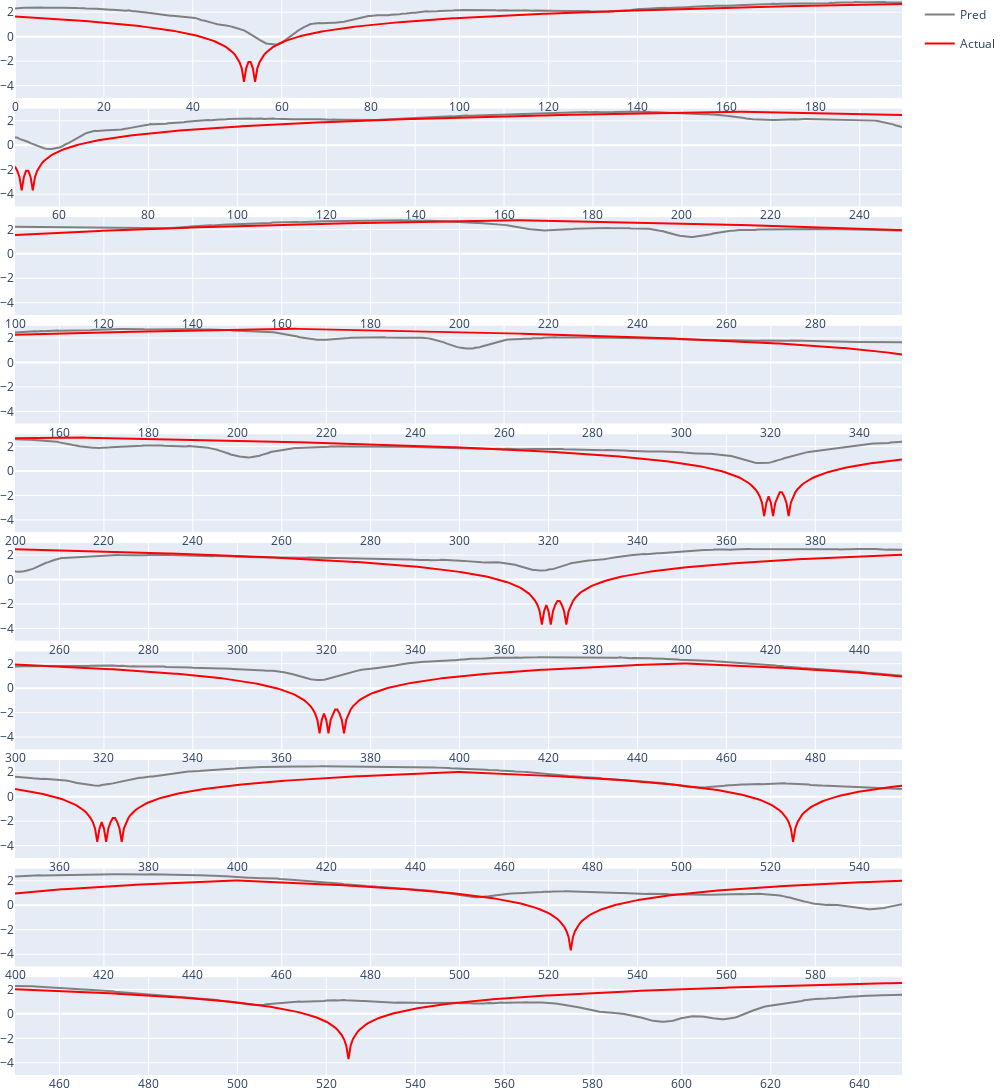

The code cell stored with this chart in its notebook:
### Code cell
num_debug = 10
out_len = 400
step = out_len // 4
start = 1*num_debug*step
#start = 18000
start = 0
debug(np.arange(num_debug)*step + start*2)

### Figure 1 — Plotly figure (JSON) as saved in the notebook; plotly's stock layout.template omitted (floating-point values rounded to 4 significant figures; data arrays with more than 128 entries replaced by an {"elided": "..."} marker saying what was removed)
{"data": [{"legendgroup": "g1", "line": {"color": "gray"}, "name": "Pred", "showlegend": true, "type": "scatter", "x": {"elided": "400 float values"}, "xaxis": "x", "y": {"elided": "400 float values"}, "yaxis": "y"}, {"legendgroup": "g3", "line": {"color": "red"}, "name": "Actual", "showlegend": true, "type": "scatter", "x": {"elided": "400 float values"}, "xaxis": "x", "y": {"elided": "400 float values"}, "yaxis": "y"}, {"legendgroup": "g1", "line": {"color": "gray"}, "name": "Pred", "showlegend": false, "type": "scatter", "x": {"elided": "400 float values"}, "xaxis": "x2", "y": {"elided": "400 float values"}, "yaxis": "y2"}, {"legendgroup": "g3", "line": {"color": "red"}, "name": "Actual", "showlegend": false, "type": "scatter", "x": {"elided": "400 float values"}, "xaxis": "x2", "y": {"elided": "400 float values"}, "yaxis": "y2"}, {"legendgroup": "g1", "line": {"color": "gray"}, "name": "Pred", "showlegend": false, "type": "scatter", "x": {"elided": "400 float values"}, "xaxis": "x3", "y": {"elided": "400 float values"}, "yaxis": "y3"}, {"legendgroup": "g3", "line": {"color": "red"}, "name": "Actual", "showlegend": false, "type": "scatter", "x": {"elided": "400 float values"}, "xaxis": "x3", "y": {"elided": "400 float values"}, "yaxis": "y3"}, {"legendgroup": "g1", "line": {"color": "gray"}, "name": "Pred", "showlegend": false, "type": "scatter", "x": {"elided": "400 float values"}, "xaxis": "x4", "y": {"elided": "400 float values"}, "yaxis": "y4"}, {"legendgroup": "g3", "line": {"color": "red"}, "name": "Actual", "showlegend": false, "type": "scatter", "x": {"elided": "400 float values"}, "xaxis": "x4", "y": {"elided": "400 float values"}, "yaxis": "y4"}, {"legendgroup": "g1", "line": {"color": "gray"}, "name": "Pred", "showlegend": false, "type": "scatter", "x": {"elided": "400 float values"}, "xaxis": "x5", "y": {"elided": "400 float values"}, "yaxis": "y5"}, {"legendgroup": "g3", "line": {"color": "red"}, "name": "Actual", "showlegend": false, "type": "scatter", "x": {"elided": "400 float values"}, "xaxis": "x5", "y": {"elided": "400 float values"}, "yaxis": "y5"}, {"legendgroup": "g1", "line": {"color": "gray"}, "name": "Pred", "showlegend": false, "type": "scatter", "x": {"elided": "400 float values"}, "xaxis": "x6", "y": {"elided": "400 float values"}, "yaxis": "y6"}, {"legendgroup": "g3", "line": {"color": "red"}, "name": "Actual", "showlegend": false, "type": "scatter", "x": {"elided": "400 float values"}, "xaxis": "x6", "y": {"elided": "400 float values"}, "yaxis": "y6"}, {"legendgroup": "g1", "line": {"color": "gray"}, "name": "Pred", "showlegend": false, "type": "scatter", "x": {"elided": "400 float values"}, "xaxis": "x7", "y": {"elided": "400 float values"}, "yaxis": "y7"}, {"legendgroup": "g3", "line": {"color": "red"}, "name": "Actual", "showlegend": false, "type": "scatter", "x": {"elided": "400 float values"}, "xaxis": "x7", "y": {"elided": "400 float values"}, "yaxis": "y7"}, {"legendgroup": "g1", "line": {"color": "gray"}, "name": "Pred", "showlegend": false, "type": "scatter", "x": {"elided": "400 float values"}, "xaxis": "x8", "y": {"elided": "400 float values"}, "yaxis": "y8"}, {"legendgroup": "g3", "line": {"color": "red"}, "name": "Actual", "showlegend": false, "type": "scatter", "x": {"elided": "400 float values"}, "xaxis": "x8", "y": {"elided": "400 float values"}, "yaxis": "y8"}, {"legendgroup": "g1", "line": {"color": "gray"}, "name": "Pred", "showlegend": false, "type": "scatter", "x": {"elided": "400 float values"}, "xaxis": "x9", "y": {"elided": "400 float values"}, "yaxis": "y9"}, {"legendgroup": "g3", "line": {"color": "red"}, "name": "Actual", "showlegend": false, "type": "scatter", "x": {"elided": "400 float values"}, "xaxis": "x9", "y": {"elided": "400 float values"}, "yaxis": "y9"}, {"legendgroup": "g1", "line": {"color": "gray"}, "name": "Pred", "showlegend": false, "type": "scatter", "x": {"elided": "400 float values"}, "xaxis": "x10", "y": {"elided": "400 float values"}, "yaxis": "y10"}, {"legendgroup": "g3", "line": {"color": "red"}, "name": "Actual", "showlegend": false, "type": "scatter", "x": {"elided": "400 float values"}, "xaxis": "x10", "y": {"elided": "400 float values"}, "yaxis": "y10"}], "layout": {"autosize": false, "height": 2000, "margin": {"b": 0, "l": 0, "pad": 0, "r": 0, "t": 0}, "width": 1000, "xaxis": {"anchor": "y", "autorange": true, "domain": [0, 1], "range": [0, 199.5], "type": "linear"}, "xaxis10": {"anchor": "y10", "autorange": true, "domain": [0, 1], "range": [450, 649.5], "type": "linear"}, "xaxis2": {"anchor": "y2", "autorange": true, "domain": [0, 1], "range": [50, 249.5], "type": "linear"}, "xaxis3": {"anchor": "y3", "autorange": true, "domain": [0, 1], "range": [100, 299.5], "type": "linear"}, "xaxis4": {"anchor": "y4", "autorange": true, "domain": [0, 1], "range": [150, 349.5], "type": "linear"}, "xaxis5": {"anchor": "y5", "autorange": true, "domain": [0, 1], "range": [200, 399.5], "type": "linear"}, "xaxis6": {"anchor": "y6", "autorange": true, "domain": [0, 1], "range": [250, 449.5], "type": "linear"}, "xaxis7": {"anchor": "y7", "autorange": true, "domain": [0, 1], "range": [300, 499.5], "type": "linear"}, "xaxis8": {"anchor": "y8", "autorange": true, "domain": [0, 1], "range": [350, 549.5], "type": "linear"}, "xaxis9": {"anchor": "y9", "autorange": true, "domain": [0, 1], "range": [400, 599.5], "type": "linear"}, "yaxis": {"anchor": "x", "domain": [0.909, 1.0], "fixedrange": false, "range": [-5, 3], "type": "linear"}, "yaxis10": {"anchor": "x10", "domain": [0, 0.091], "range": [-5, 3], "type": "linear"}, "yaxis2": {"anchor": "x2", "domain": [0.808, 0.899], "range": [-5, 3], "type": "linear"}, "yaxis3": {"anchor": "x3", "domain": [0.707, 0.798], "range": [-5, 3], "type": "linear"}, "yaxis4": {"anchor": "x4", "domain": [0.606, 0.697], "range": [-5, 3], "type": "linear"}, "yaxis5": {"anchor": "x5", "domain": [0.505, 0.596], "range": [-5, 3], "type": "linear"}, "yaxis6": {"anchor": "x6", "domain": [0.404, 0.495], "range": [-5, 3], "type": "linear"}, "yaxis7": {"anchor": "x7", "domain": [0.303, 0.394], "range": [-5, 3], "type": "linear"}, "yaxis8": {"anchor": "x8", "domain": [0.202, 0.293], "range": [-5, 3], "type": "linear"}, "yaxis9": {"anchor": "x9", "domain": [0.101, 0.192], "range": [-5, 3], "type": "linear"}}}
